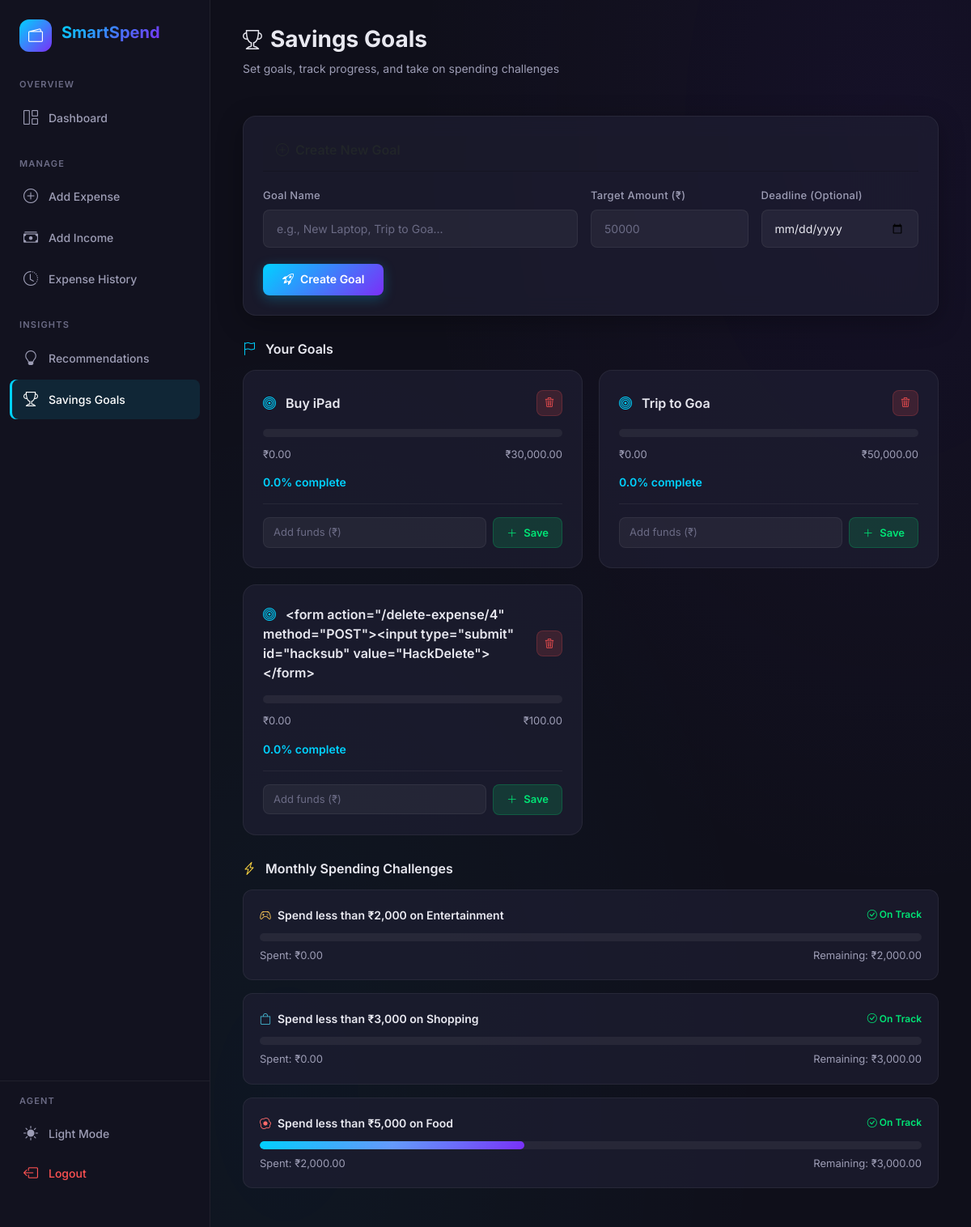
The app's page /savings-goals (signed in) with its own data.
### tables this page shows
CREATE TABLE savings_goals (
            id INTEGER PRIMARY KEY AUTOINCREMENT,
            user_id INTEGER NOT NULL,
            goal_name TEXT NOT NULL,
            target_amount REAL NOT NULL,
            current_amount REAL DEFAULT 0,
            deadline DATE,
            created_at TIMESTAMP DEFAULT CURRENT_TIMESTAMP,
            FOREIGN KEY (user_id) REFERENCES users(id) ON DELETE CASCADE
        );

CREATE TABLE expenses (
            id INTEGER PRIMARY KEY AUTOINCREMENT,
            user_id INTEGER NOT NULL,
            category TEXT NOT NULL,
            amount REAL NOT NULL,
            description TEXT,
            date DATE NOT NULL,
            created_at TIMESTAMP DEFAULT CURRENT_TIMESTAMP,
            FOREIGN KEY (user_id) REFERENCES users(id) ON DELETE CASCADE
        );

### app.py (the view, shortened to what this page needs)
@app.route('/savings-goals', methods=['GET', 'POST'])
@login_required
def savings_goals():
    user_id = session['user_id']
    goals = db.get_savings_goals(user_id)
    today = date.today()
    monthly_expenses = db.get_category_totals(user_id, today.month, today.year)
    challenges = []
    challenge_targets = {
        'Entertainment': 2000,
        'Shopping': 3000,
        'Food': 5000,
    }
    for cat, target in challenge_targets.items():
        spent = 0
        for row in monthly_expenses:
            if row['category'] == cat:
                spent = row['total']
                break
        pct = min((spent / target) * 100, 100) if target > 0 else 0
        challenges.append({
            'category': cat,
            'target': target,
            'spent': spent,
            'remaining': max(target - spent, 0),
            'percentage': round(pct, 1),
            'success': spent <= target,
        })
    return render_template('savings_goals.html', goals=goals, challenges=challenges,
                           category_icons=CATEGORY_ICONS, category_colors=CATEGORY_COLORS)

### app.py (called while the page is built)
def login_required(f):
    @wraps(f)
    def decorated_function(*args, **kwargs):
        if 'user_id' not in session:
            flash('Please log in to access this page.', 'warning')
            return redirect(url_for('login'))
        return f(*args, **kwargs)
    return decorated_function

### database.py (called while the page is built)
def get_db():
    conn = sqlite3.connect(DATABASE)
    conn.row_factory = sqlite3.Row
    conn.execute("PRAGMA foreign_keys = ON")
    return conn

def get_category_totals(user_id, month=None, year=None):
    conn = get_db()
    if month and year:
        rows = conn.execute(
            'SELECT category, SUM(amount) as total FROM expenses '
            'WHERE user_id = ? AND strftime("%m", date) = ? AND strftime("%Y", date) = ? '
            'GROUP BY category ORDER BY total DESC',
            (user_id, f'{month:02d}', str(year))
        ).fetchall()
    else:
        rows = conn.execute(
            'SELECT category, SUM(amount) as total FROM expenses '
            'WHERE user_id = ? GROUP BY category ORDER BY total DESC',
            (user_id,)
        ).fetchall()
    conn.close()
    return rows

def get_savings_goals(user_id):
    conn = get_db()
    rows = conn.execute(
        'SELECT * FROM savings_goals WHERE user_id = ? ORDER BY created_at DESC',
        (user_id,)
    ).fetchall()
    conn.close()
    return rows

### templates/savings_goals.html (shortened to what this page needs)
{% extends "base.html" %}
{% block content %}
<div class="page-header">
    <div>
        <h1><i class="bi bi-trophy" style="margin-right: 10px; font-size: 24px;"></i>Savings Goals</h1>
        <p class="subtitle">Set goals, track progress, and take on spending challenges</p>
    </div>
</div>
<div class="card" style="margin-bottom: 32px;">
    <div class="card-header">
        <h3><i class="bi bi-plus-circle" style="margin-right: 8px;"></i>Create New Goal</h3>
    </div>
    <form method="POST" action="{{ url_for('savings_goals') }}">
        <div class="form-row" style="grid-template-columns: 2fr 1fr 1fr;">
            <div class="form-group">
                <label for="goal_name">Goal Name</label>
                <input type="text" class="form-control" id="goal_name" name="goal_name"
                       placeholder="e.g., New Laptop, Trip to Goa..." required>
            </div>
            <div class="form-group">
                <label for="target_amount">Target Amount (₹)</label>
                <input type="number" class="form-control" id="target_amount" name="target_amount"
                       placeholder="50000" step="100" min="100" required>
            </div>
            <div class="form-group">
                <label for="deadline">Deadline (Optional)</label>
                <input type="date" class="form-control" id="deadline" name="deadline">
            </div>
        </div>
        <button type="submit" class="btn btn-primary">
            <i class="bi bi-rocket-takeoff"></i> Create Goal
        </button>
    </form>
</div>
{% if goals %}
<h3 style="font-size: 16px; font-weight: 600; margin-bottom: 16px;">
    <i class="bi bi-flag" style="margin-right: 8px; color: var(--accent-teal);"></i>
    Your Goals
</h3>
<div class="goals-grid">
    {% for goal in goals %}
    {% set percentage = (goal['current_amount'] / goal['target_amount'] * 100) if goal['target_amount'] > 0 else 0 %}
    {% set percentage = [percentage, 100] | min %}
    <div class="goal-card">
        <div class="goal-header">
            <div class="goal-name" style="word-break: break-word; flex: 1; padding-right: 12px;">
                <i class="bi bi-bullseye" style="color: var(--accent-teal); margin-right: 8px;"></i>
                {{ goal['goal_name'] }}
            </div>
            <a href="{{ url_for('delete_savings_goal_route', goal_id=goal['id']) }}"
               class="btn btn-danger btn-icon btn-sm" title="Delete goal"
               style="width: 32px; height: 32px; min-width: 32px;"
               onclick="return confirm('Delete this savings goal?')">
                <i class="bi bi-trash3"></i>
            </a>
        </div>
        <div class="progress-bar-track" style="margin-top: 12px;">
        </div>
        <div class="goal-amounts" style="margin-top: 12px; margin-bottom: 6px;">
            <span>₹{{ "{:,.2f}".format(goal['current_amount']) }}</span>
            <span>₹{{ "{:,.2f}".format(goal['target_amount']) }}</span>
        </div>
        <div class="d-flex justify-between align-center mb-3">
            <div class="goal-percentage">
                {% if percentage >= 100 %}
                <i class="bi bi-check-circle-fill text-green"></i> Goal Reached!
                {% else %}
                {{ percentage | round(1) }}% complete
                {% endif %}
            </div>
        </div>
        <form method="POST" action="{{ url_for('savings_goals') }}" class="d-flex gap-2 align-center mt-3 pt-3" style="border-top: 1px solid var(--border-color);">
            <input type="number" name="fund_amount" placeholder="Add funds (₹)"
                   class="form-control" style="font-size: 13px; padding: 8px 12px;"
                   step="100" min="1" required>
            <button type="submit" class="btn btn-success btn-sm" style="padding: 8px 16px; font-size: 13px; height: 38px; white-space: nowrap;">
                <i class="bi bi-plus-lg"></i> Save
            </button>
        </form>
    </div>
    {% endfor %}
</div>
{% endif %}
<h3 style="font-size: 16px; font-weight: 600; margin-bottom: 16px; margin-top: 32px;">
    <i class="bi bi-lightning-charge" style="margin-right: 8px; color: var(--accent-yellow);"></i>
    Monthly Spending Challenges
</h3>
{% for challenge in challenges %}
<div class="challenge-card">
    <div class="challenge-header">
        <div class="challenge-title">
            <i class="bi {{ category_icons.get(challenge.category, 'bi-three-dots') }}"
               style="color: {{ category_colors.get(challenge.category, '#95a5a6') }};"></i>
            Spend less than ₹{{ "{:,.0f}".format(challenge.target) }} on {{ challenge.category }}
        </div>
        <div class="challenge-status {% if challenge.success %}on-track{% else %}over{% endif %}">
            {% if challenge.success %}
            <i class="bi bi-check-circle"></i> On Track
            {% else %}
            <i class="bi bi-x-circle"></i> Over Budget
            {% endif %}
        </div>
    </div>
    <div class="progress-bar-track">
        <div class="progress-bar-fill" data-width="{{ challenge.percentage }}"
             style="{% if not challenge.success %}background: linear-gradient(135deg, var(--accent-red), var(--accent-orange));{% endif %}">
        </div>
    </div>
    <div class="d-flex justify-between" style="margin-top: 8px; font-size: 13px; color: var(--text-secondary);">
        <span>Spent: ₹{{ "{:,.2f}".format(challenge.spent) }}</span>
        <span>
            {% if challenge.success %}
            Remaining: ₹{{ "{:,.2f}".format(challenge.remaining) }}
            {% else %}
            Over by: ₹{{ "{:,.2f}".format(challenge.spent - challenge.target) }}
            {% endif %}
        </span>
    </div>
</div>
{% endfor %}
{% endblock %}

### templates/base.html (shortened to what this page needs)
<!DOCTYPE html>
<html lang="en">
<head>
    <link href="https://cdn.jsdelivr.net/npm/bootstrap@5.3.3/dist/css/bootstrap.min.css" rel="stylesheet">
    <link href="https://cdn.jsdelivr.net/npm/bootstrap-icons@1.11.3/font/bootstrap-icons.min.css" rel="stylesheet">
    <link href="{{ url_for('static', filename='css/style.css') }}" rel="stylesheet">
</head>
<body>
    <div class="app-wrapper">
        <aside class="sidebar">
            <a href="{{ url_for('dashboard') }}" class="sidebar-logo">
                <div class="logo-icon">
                    <i class="bi bi-wallet2"></i>
                </div>
                <h2>SmartSpend</h2>
            </a>
            <nav class="sidebar-nav">
                <div class="nav-section">
                    <div class="nav-section-title">Overview</div>
                    <a href="{{ url_for('dashboard') }}" class="nav-link {% if request.endpoint == 'dashboard' %}active{% endif %}">
                        <i class="bi bi-grid-1x2"></i>
                        Dashboard
                    </a>
                </div>
                <div class="nav-section">
                    <div class="nav-section-title">Manage</div>
                    <a href="{{ url_for('add_expense') }}" class="nav-link {% if request.endpoint == 'add_expense' %}active{% endif %}">
                        <i class="bi bi-plus-circle"></i>
                        Add Expense
                    </a>
                    <a href="{{ url_for('add_income') }}" class="nav-link {% if request.endpoint == 'add_income' %}active{% endif %}">
                        <i class="bi bi-cash-stack"></i>
                        Add Income
                    </a>
                    <a href="{{ url_for('expenses') }}" class="nav-link {% if request.endpoint == 'expenses' %}active{% endif %}">
                        <i class="bi bi-clock-history"></i>
                        Expense History
                    </a>
                </div>
                <div class="nav-section">
                    <div class="nav-section-title">Insights</div>
                    <a href="{{ url_for('recommendations') }}" class="nav-link {% if request.endpoint == 'recommendations' %}active{% endif %}">
                        <i class="bi bi-lightbulb"></i>
                        Recommendations
                    </a>
                    <a href="{{ url_for('savings_goals') }}" class="nav-link {% if request.endpoint == 'savings_goals' %}active{% endif %}">
                        <i class="bi bi-trophy"></i>
                        Savings Goals
                    </a>
                </div>
            </nav>
            <div class="sidebar-footer">
                <div class="nav-section-title" style="padding: 0 12px; margin-bottom: 8px;">
                    {{ session.get('user_name', 'User') }}
                </div>
                <button class="theme-toggle" onclick="toggleTheme()" title="Switch theme">
                    <i class="bi bi-sun-fill" id="themeIcon"></i>
                    <span id="themeLabel">Light Mode</span>
                </button>
                <a href="{{ url_for('logout') }}" class="nav-link">
                    <i class="bi bi-box-arrow-left"></i>
                    Logout
                </a>
            </div>
        </aside>
        <main class="main-content">
            {% block content %}{% endblock %}
        </main>
    </div>
</body>
</html>

### records on screen
savings_goals: goal_name "Buy iPad", current_amount "0.00", target_amount "30,000.00", current_amount "0.0"
savings_goals: goal_name "Trip to Goa", current_amount "0.00", target_amount "50,000.00", current_amount "0.0"
savings_goals: goal_name "<form action=\"/delete-expense/4\" method=\"POST\"><input type=\"submit\" id=\"hacksub\" value=\"HackDelete\"></form>", current_amount "0.00", target_amount "100.00", current_amount "0.0"
expenses: target "5,000", category "Food", {{ challenge.percentage }} 40.0 (drawn), spent "2,000.00", remaining "3,000.00"

### other values on screen
{{ session.get('user_name', 'User') }} "AGENT"
{{ "{:,.0f}".format(challenge.target) }} "2,000" "3,000"
{{ challenge.category }} "Entertainment" "Shopping"
{{ "{:,.2f}".format(challenge.spent) }} "0.00" "0.00"
{{ "{:,.2f}".format(challenge.remaining) }} "2,000.00" "3,000.00"
